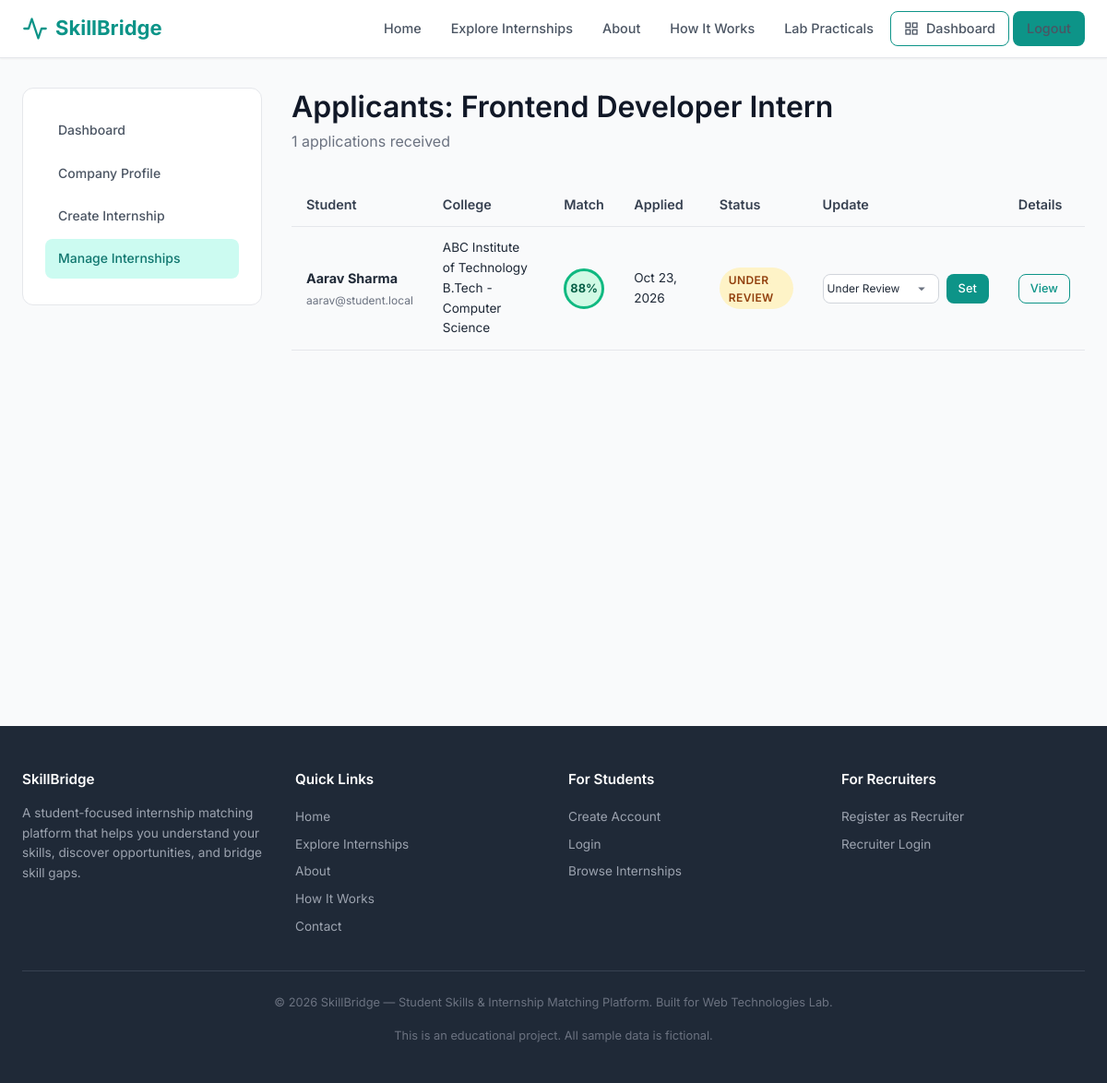
The page /recruiter/applicants.php?internship_id=1 (signed in) on the database its author committed.
### tables this page shows
CREATE TABLE internships (
    id INT AUTO_INCREMENT PRIMARY KEY,
    recruiter_profile_id INT NOT NULL,
    title VARCHAR(200) NOT NULL,
    description TEXT NOT NULL,
    responsibilities TEXT DEFAULT NULL,
    eligibility TEXT DEFAULT NULL,
    eligible_degrees VARCHAR(255) DEFAULT NULL,     
    eligible_branches VARCHAR(255) DEFAULT NULL,    
    min_graduation_year INT DEFAULT NULL,
    max_graduation_year INT DEFAULT NULL,
    location VARCHAR(150) DEFAULT NULL,
    work_mode ENUM('remote', 'hybrid', 'onsite') DEFAULT 'remote',
    stipend_min INT DEFAULT 0,
    stipend_max INT DEFAULT 0,
    is_paid TINYINT(1) DEFAULT 1,
    duration VARCHAR(100) DEFAULT NULL,
    openings INT DEFAULT 1,
    application_instructions TEXT DEFAULT NULL,
    start_date DATE DEFAULT NULL,
    application_deadline DATE DEFAULT NULL,
    status ENUM('draft', 'active', 'closed', 'expired') DEFAULT 'active',
    career_category VARCHAR(100) DEFAULT NULL,
    is_sample TINYINT(1) DEFAULT 0,    
    created_at TIMESTAMP DEFAULT CURRENT_TIMESTAMP,
    updated_at TIMESTAMP DEFAULT CURRENT_TIMESTAMP ON UPDATE CURRENT_TIMESTAMP,
    FOREIGN KEY (recruiter_profile_id) REFERENCES recruiter_profiles(id) ON DELETE CASCADE,
    INDEX idx_status (status),
    INDEX idx_deadline (application_deadline),
    INDEX idx_career (career_category)
);

CREATE TABLE applications (
    id INT AUTO_INCREMENT PRIMARY KEY,
    student_profile_id INT NOT NULL,
    internship_id INT NOT NULL,
    status ENUM('applied', 'under_review', 'shortlisted', 'interview_scheduled', 'selected', 'rejected', 'withdrawn') NOT NULL DEFAULT 'applied',
    cover_note TEXT DEFAULT NULL,
    applied_at TIMESTAMP DEFAULT CURRENT_TIMESTAMP,
    updated_at TIMESTAMP DEFAULT CURRENT_TIMESTAMP ON UPDATE CURRENT_TIMESTAMP,
    recruiter_notes TEXT DEFAULT NULL,
    UNIQUE KEY uk_application (student_profile_id, internship_id),
    FOREIGN KEY (student_profile_id) REFERENCES student_profiles(id) ON DELETE CASCADE,
    FOREIGN KEY (internship_id) REFERENCES internships(id) ON DELETE CASCADE,
    INDEX idx_status (status),
    INDEX idx_internship (internship_id)
);

CREATE TABLE users (
    id INT AUTO_INCREMENT PRIMARY KEY,
    full_name VARCHAR(100) NOT NULL,
    email VARCHAR(150) NOT NULL,
    password_hash VARCHAR(255) NOT NULL,
    role ENUM('student', 'recruiter', 'admin') NOT NULL DEFAULT 'student',
    is_active TINYINT(1) NOT NULL DEFAULT 1,
    created_at TIMESTAMP DEFAULT CURRENT_TIMESTAMP,
    updated_at TIMESTAMP DEFAULT CURRENT_TIMESTAMP ON UPDATE CURRENT_TIMESTAMP,
    UNIQUE KEY uk_email (email)
);

CREATE TABLE student_profiles (
    id INT AUTO_INCREMENT PRIMARY KEY,
    user_id INT NOT NULL,
    college VARCHAR(200) DEFAULT NULL,
    degree VARCHAR(100) DEFAULT NULL,
    branch VARCHAR(100) DEFAULT NULL,
    graduation_year INT DEFAULT NULL,
    preferred_role VARCHAR(100) DEFAULT NULL,
    preferred_location VARCHAR(100) DEFAULT NULL,
    preferred_mode ENUM('remote', 'hybrid', 'onsite') DEFAULT NULL,
    github_url VARCHAR(255) DEFAULT NULL,
    portfolio_url VARCHAR(255) DEFAULT NULL,
    resume_path VARCHAR(255) DEFAULT NULL,
    bio TEXT DEFAULT NULL,
    phone VARCHAR(20) DEFAULT NULL,
    created_at TIMESTAMP DEFAULT CURRENT_TIMESTAMP,
    updated_at TIMESTAMP DEFAULT CURRENT_TIMESTAMP ON UPDATE CURRENT_TIMESTAMP,
    UNIQUE KEY uk_user (user_id),
    FOREIGN KEY (user_id) REFERENCES users(id) ON DELETE CASCADE
);

### includes/functions.php (called while the page is built, shortened)
<?php
function e(?string $str): string {
    return htmlspecialchars($str ?? '', ENT_QUOTES, 'UTF-8');
}
function calculateMatchScore(PDO $db, int $studentProfileId, int $internshipId): array {
    $stmt = $db->prepare('
        SELECT isr.skill_id, isr.importance, isr.min_proficiency, s.name AS skill_name
        FROM internship_skills isr
        JOIN skills s ON s.id = isr.skill_id
        WHERE isr.internship_id = ?
    ');
    $stmt->execute([$internshipId]);
    $requiredSkills = $stmt->fetchAll();
    $stmt = $db->prepare('
        SELECT ss.skill_id, ss.proficiency, s.name AS skill_name
        FROM student_skills ss
        JOIN skills s ON s.id = ss.skill_id
        WHERE ss.student_profile_id = ?
    ');
    $stmt->execute([$studentProfileId]);
    $studentSkillsRaw = $stmt->fetchAll();
    $studentSkills = [];
    foreach ($studentSkillsRaw as $ss) {
        $studentSkills[(int)$ss['skill_id']] = $ss['proficiency'];
    }
    $proficiencyLevels = ['beginner' => 1, 'intermediate' => 2, 'advanced' => 3];
    $matched  = [];
    $missing  = [];
    $weak     = [];
    $importanceWeights = ['required' => 1.0, 'preferred' => 0.6, 'nice_to_have' => 0.3];
    $totalWeight = 0;
    $earnedWeight = 0;
    foreach ($requiredSkills as $rs) {
        $skillId   = (int) $rs['skill_id'];
        $skillName = $rs['skill_name'];
        $importance = $rs['importance'];
        $minProf   = $rs['min_proficiency'];
        $weight    = $importanceWeights[$importance] ?? 1.0;
        $totalWeight += $weight;
        if (isset($studentSkills[$skillId])) {
            $studentLevel = $proficiencyLevels[$studentSkills[$skillId]] ?? 1;
            $requiredLevel = $proficiencyLevels[$minProf] ?? 1;
            if ($studentLevel >= $requiredLevel) {
                $matched[] = [
                    'name'       => $skillName,
                    'importance' => $importance,
                    'student_level' => $studentSkills[$skillId],
                    'required_level' => $minProf,
                ];
                $earnedWeight += $weight;
            }
        } else {
            $missing[] = [
                'name'       => $skillName,
                'importance' => $importance,
                'required_level' => $minProf,
            ];
        }
    }
    $score = ($totalWeight > 0) ? round(($earnedWeight / $totalWeight) * 100) : 0;
    $score = min(100, max(0, $score));
    $explanation = "You match {$score}% of the requirements. ";
    $matchedCount = count($matched);
    $totalCount   = count($requiredSkills);
    $explanation  .= "You have {$matchedCount} of {$totalCount} required skills at the needed level. ";
    if (!empty($missing)) {
        $missingNames = array_column($missing, 'name');
        $explanation .= "Missing: " . implode(', ', $missingNames) . ". ";
    }
    return [
        'score'           => $score,
        'matched_skills'  => $matched,
        'missing_skills'  => $missing,
        'weak_skills'     => $weak,
        'total_required'  => $totalCount,
        'explanation'     => trim($explanation),
    ];
}
function formatDate(?string $date, string $format = 'M d, Y'): string {
    $timestamp = strtotime($date);
    return $timestamp ? date($format, $timestamp) : 'N/A';
}
function statusBadgeClass(string $status): string {
    $map = [
        'applied'             => 'badge-info',
        'under_review'        => 'badge-warning',
        'shortlisted'         => 'badge-primary',
        'interview_scheduled' => 'badge-purple',
        'selected'            => 'badge-success',
        'rejected'            => 'badge-danger',
        'withdrawn'           => 'badge-secondary',
    ];
    return $map[$status] ?? 'badge-secondary';
}
function formatStatus(string $status): string {
    return ucwords(str_replace('_', ' ', $status));
}

### recruiter/applicants.php (the view, shortened to what this page needs)
<?php
require_once __DIR__.'/../config/database.php';require_once __DIR__.'/../includes/auth.php';require_once __DIR__.'/../includes/csrf.php';require_once __DIR__.'/../includes/functions.php';
requireRole('recruiter');$db=getDB();$rpId=getRecruiterProfileId($db);
$intId=(int)($_GET['internship_id']??0);
$stmt=$db->prepare('SELECT * FROM internships WHERE id=? AND recruiter_profile_id=?');$stmt->execute([$intId,$rpId]);$int=$stmt->fetch();
$stmt=$db->prepare('SELECT a.*, u.full_name, u.email, sp.college, sp.degree, sp.branch FROM applications a JOIN student_profiles sp ON sp.id=a.student_profile_id JOIN users u ON u.id=sp.user_id WHERE a.internship_id=? ORDER BY a.applied_at DESC');
$stmt->execute([$intId]);$applicants=$stmt->fetchAll();
include __DIR__.'/../includes/header.php';
?>
<div class="main-content"><div class="container"><div class="dashboard-layout"><?php include __DIR__.'/sidebar.php'; ?>
<div>
<div class="page-header"><h1>Applicants: <?php echo e($int['title']); ?></h1><p><?php echo count($applicants); ?> applications received</p></div>
<?php if(empty($applicants)): ?><div class="card"><div class="empty-state"><h3>No applications yet</h3></div></div>
<?php else: ?>
<div class="table-responsive"><table><thead><tr><th>Student</th><th>College</th><th>Match</th><th>Applied</th><th>Status</th><th>Update</th><th>Details</th></tr></thead><tbody>
<?php foreach($applicants as $a):$match=calculateMatchScore($db,(int)$a['student_profile_id'],$intId);$level=$match['score']>=70?'high':($match['score']>=40?'medium':'low'); ?>
<tr>
<td><strong><?php echo e($a['full_name']); ?></strong><br><span class="text-xs text-muted"><?php echo e($a['email']); ?></span></td>
<td class="text-sm"><?php echo e($a['college']); ?><br><?php echo e($a['degree'].' - '.$a['branch']); ?></td>
<td><span class="match-score <?php echo $level; ?>" style="width:44px;height:44px;font-size:0.8rem;"><?php echo $match['score']; ?>%</span></td>
<td class="text-sm"><?php echo formatDate($a['applied_at']); ?></td>
<td><span class="badge <?php echo statusBadgeClass($a['status']); ?>"><?php echo formatStatus($a['status']); ?></span></td>
<td><form method="POST" class="d-flex gap-1"><?php echo csrfField(); ?><input type="hidden" name="app_id" value="<?php echo $a['id']; ?>">
<select name="new_status" class="form-control" style="width:auto;padding:0.25rem;font-size:0.75rem;">
<?php foreach(['applied','under_review','shortlisted','interview_scheduled','selected','rejected'] as $st): ?><option value="<?php echo $st; ?>" <?php echo $a['status']===$st?'selected':''; ?>><?php echo formatStatus($st); ?></option><?php endforeach; ?>
</select><button class="btn btn-sm btn-primary">Set</button></form></td>
<td><a href="/wtproject/recruiter/candidate-details.php?application_id=<?php echo $a['id']; ?>" class="btn btn-sm btn-outline">View</a></td>
</tr>
<?php endforeach; ?></tbody></table></div>
<?php endif; ?>
</div></div></div></div>
<?php include __DIR__.'/../includes/footer.php'; ?>

### assets/css/style.css (style rules this page uses)
:root { --primary: #0d9488; --primary-dark: #0f766e; --primary-light: #ccfbf1; --secondary: #4f46e5; --secondary-light: #e0e7ff; --accent: #f59e0b; --success: #10b981; --danger: #ef4444; --warning: #f59e0b; --info: #3b82f6; --purple: #8b5cf6; --gray-50: #f9fafb; --gray-100: #f3f4f6; --gray-200: #e5e7eb; --gray-300: #d1d5db; --gray-400: #9ca3af; --gray-500: #6b7280; --gray-600: #4b5563; --gray-700: #374151; --gray-800: #1f2937; --gray-900: #111827; --white: #ffffff; --font-sans: 'Inter', -apple-system, BlinkMacSystemFont, 'Segoe UI', Roboto, sans-serif; --font-mono: 'Fira Code', 'Consolas', monospace; --shadow-sm: 0 1px 2px 0 rgba(0,0,0,0.05); --shadow: 0 1px 3px 0 rgba(0,0,0,0.1), 0 1px 2px -1px rgba(0,0,0,0.1); --shadow-md: 0 4px 6px -1px rgba(0,0,0,0.1), 0 2px 4px -2px rgba(0,0,0,0.1); --shadow-lg: 0 10px 15px -3px rgba(0,0,0,0.1), 0 4px 6px -4px rgba(0,0,0,0.1); --radius: 8px; --radius-lg: 12px; --transition: all 0.2s ease; }
*, *::before, *::after { margin: 0; padding: 0; box-sizing: border-box; }
html { scroll-behavior: smooth; font-size: 16px; }
body { font-family: var(--font-sans); color: var(--gray-800); background-color: var(--gray-50); line-height: 1.6; min-height: 100vh; display: flex; flex-direction: column; }
a { color: var(--primary); text-decoration: none; transition: var(--transition); }
h1, h2, h3, h4, h5, h6 { color: var(--gray-900); font-weight: 600; line-height: 1.3; margin-bottom: 0.5em; }
h1 { font-size: 2rem; }
p { margin-bottom: 1rem; }
.container { width: 100%; max-width: 1200px; margin: 0 auto; padding: 0 1.5rem; }
.main-content { flex: 1; padding: 2rem 0; }
.btn { display: inline-flex; align-items: center; gap: 0.5rem; padding: 0.625rem 1.25rem; border: 1px solid transparent; border-radius: var(--radius); font-size: 0.9rem; font-weight: 500; cursor: pointer; transition: var(--transition); text-align: center; text-decoration: none; line-height: 1.4; font-family: inherit; }
.btn-primary { background: var(--primary); color: var(--white); }
.btn-outline { background: transparent; color: var(--primary); border-color: var(--primary); }
.btn-sm { padding: 0.375rem 0.75rem; font-size: 0.8rem; }
.form-control { width: 100%; padding: 0.625rem 0.875rem; border: 1px solid var(--gray-300); border-radius: var(--radius); font-size: 0.9rem; font-family: inherit; color: var(--gray-800); background: var(--white); transition: var(--transition); }
.form-control::placeholder { color: var(--gray-400); }
select.form-control { appearance: none; background-repeat: no-repeat; background-position: right 0.75rem center; padding-right: 2.5rem; }
.badge { display: inline-flex; align-items: center; padding: 0.2rem 0.625rem; border-radius: 9999px; font-size: 0.75rem; font-weight: 600; text-transform: uppercase; letter-spacing: 0.03em; }
.badge-warning { background: #fef3c7; color: #92400e; }
.match-score { width: 72px; height: 72px; border-radius: 50%; display: flex; align-items: center; justify-content: center; font-size: 1.25rem; font-weight: 700; flex-shrink: 0; }
.match-score.high { background: #d1fae5; color: #065f46; border: 3px solid #10b981; }
.table-responsive { overflow-x: auto; -webkit-overflow-scrolling: touch; }
table { width: 100%; border-collapse: collapse; }
th, td { padding: 0.75rem 1rem; text-align: left; border-bottom: 1px solid var(--gray-200); font-size: 0.9rem; }
th { background: var(--gray-50); font-weight: 600; color: var(--gray-700); white-space: nowrap; }
.dashboard-layout { display: grid; grid-template-columns: 260px 1fr; gap: 2rem; min-height: calc(100vh - 140px); }
.page-header { margin-bottom: 2rem; }
.page-header h1 { margin-bottom: 0.25rem; }
.page-header p { color: var(--gray-500); margin-bottom: 0; }
.text-muted { color: var(--gray-500); }
.text-sm { font-size: 0.85rem; }
.text-xs { font-size: 0.75rem; }
.d-flex { display: flex; }
.gap-1 { gap: 0.5rem; }

### rows shown on the page
internships: title "Frontend Developer Intern"
applications: users.full_name "Aarav Sharma", users.email "aarav@student.local", student_profile.college "ABC Institute of Technology", student_profile.branch "B.Tech - Computer Science", score "88", applied_at "Oct 23, 2026", status "UNDER REVIEW"

### other values the page prints
$l[1] "Dashboard"
$l[1] "Company Profile"
$l[1] "Create Internship"
$l[1] "Manage Internships"
count($applicants) "1"
form field new_status "Under Review"
